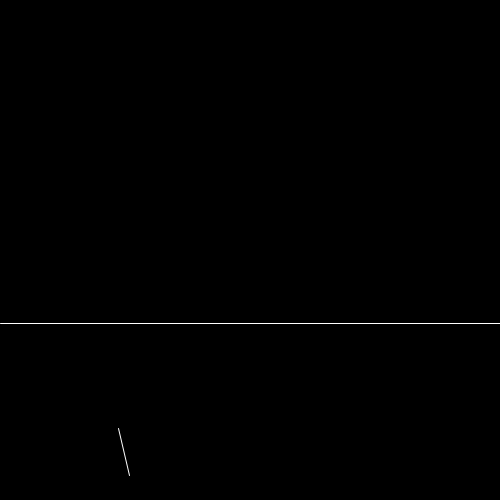
Frame 1 (no input)
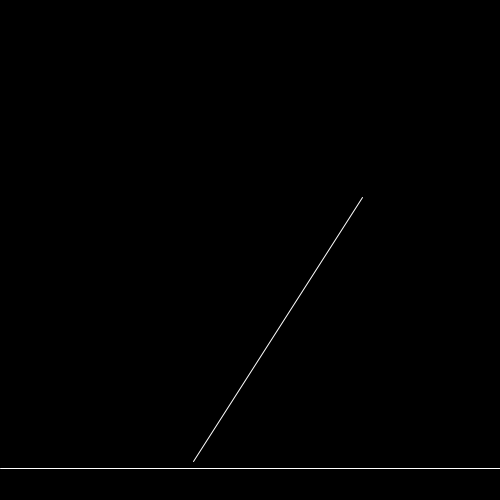
Frame 60 (the mouse pressed at the canvas centre just before this capture)
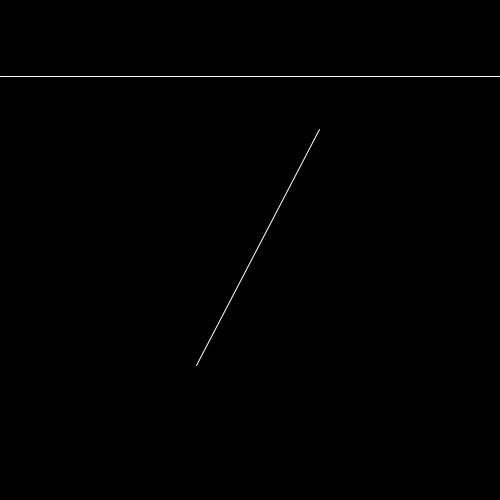
Frame 120 (the mouse held since frame 60 and released just before this capture)

The Processing sketch that drew these frames (run headless with seeded random() and noise(); from frame 60 on, the mouse is pressed at the canvas centre):

// Processing sketch: randLines
// ── randLines.pde
void setup() {
  size(500,500);
}

void draw() {
  background(0);
  stroke(255);
  float y = random(height);
  line(0,y, width ,y);
  line(random(width),random(height),random(width),random(height));
}
